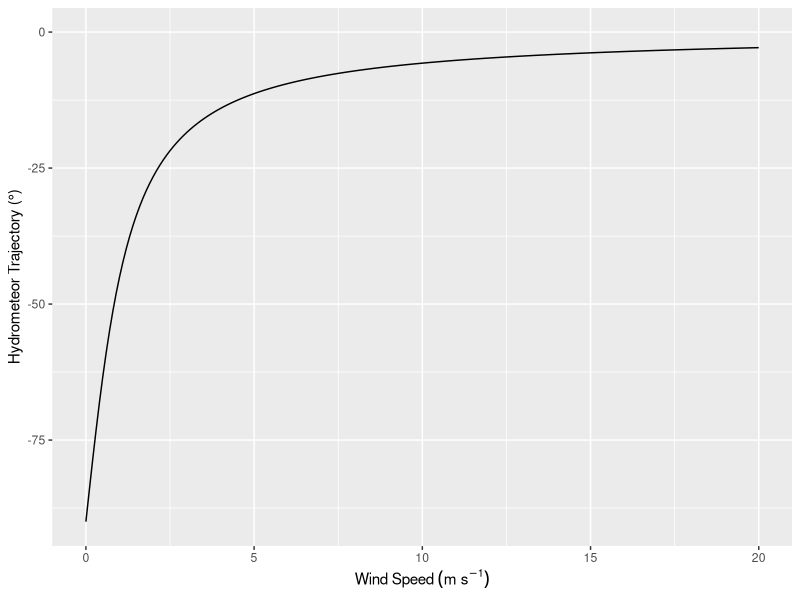
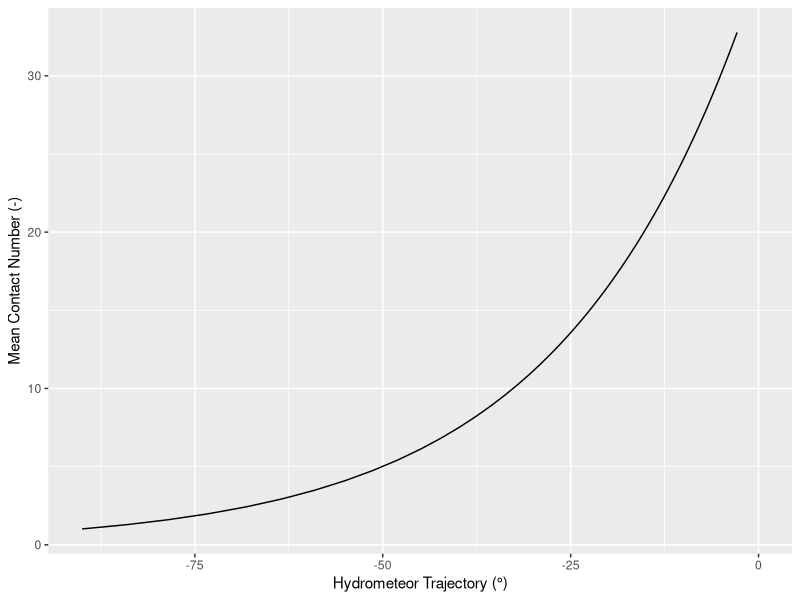
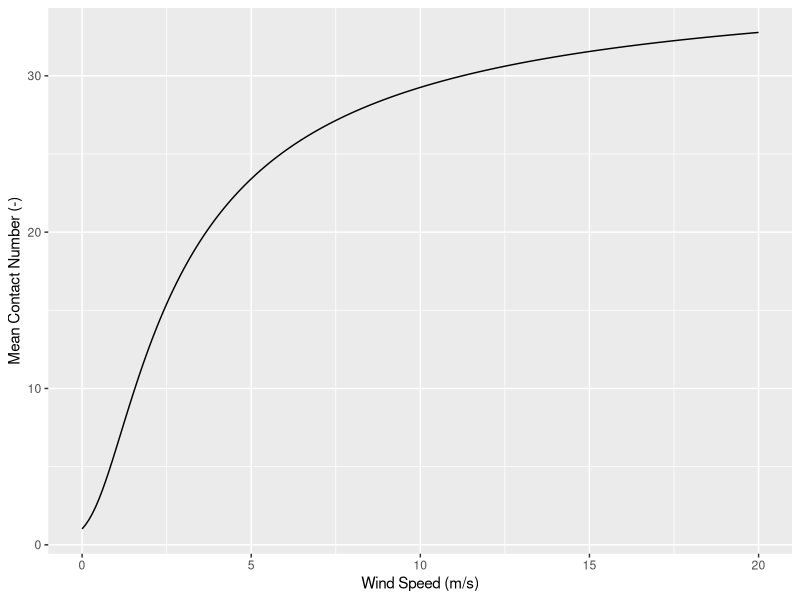
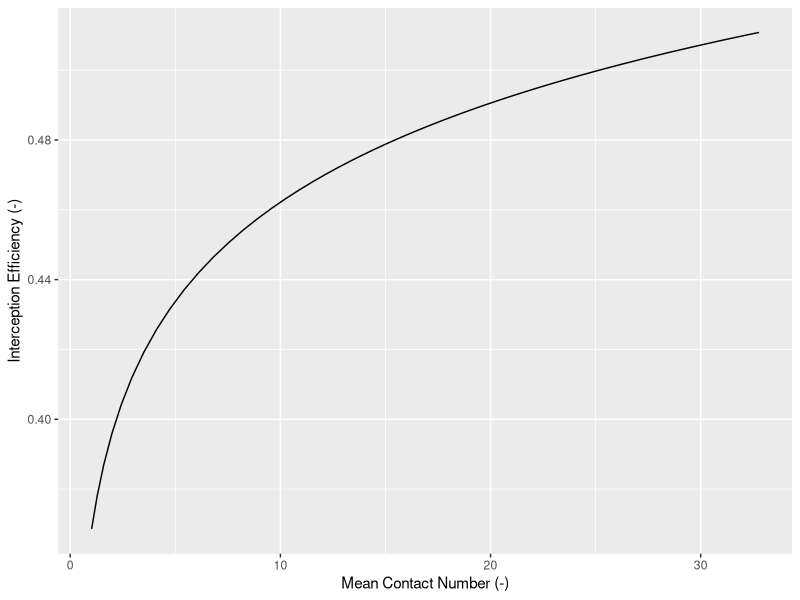
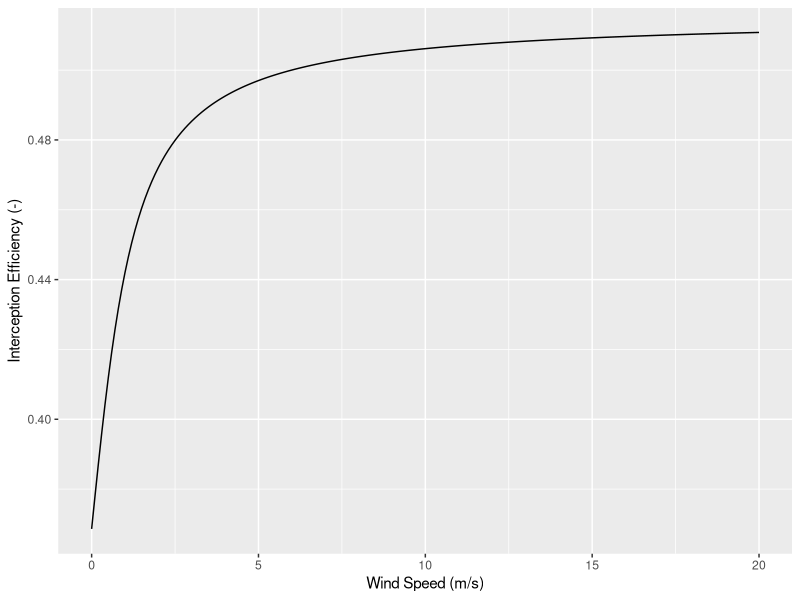
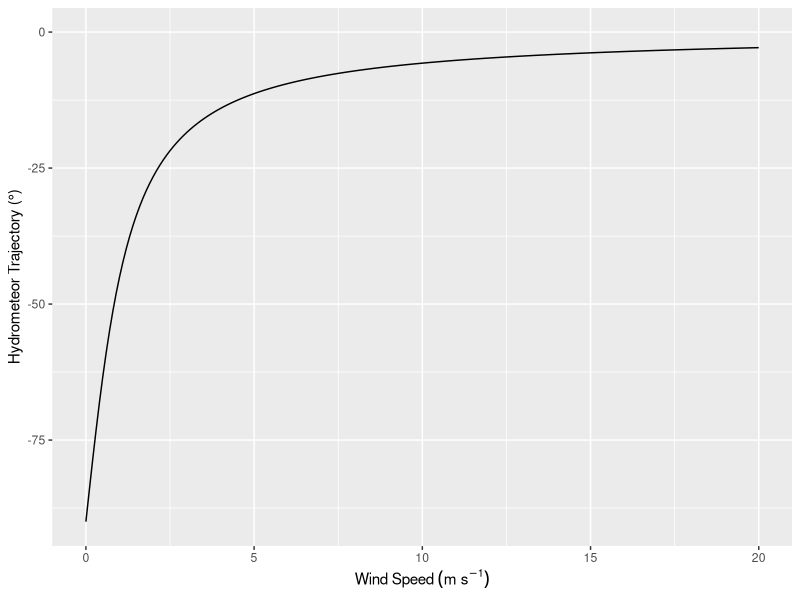
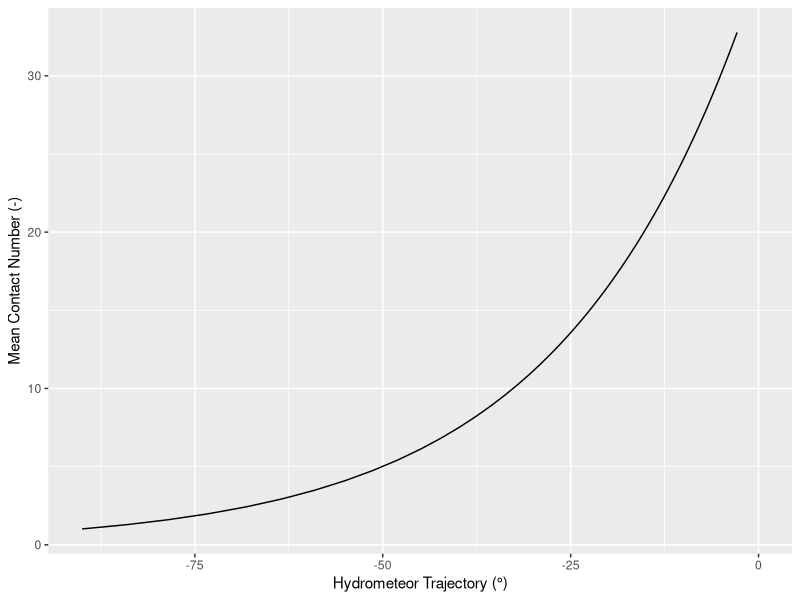
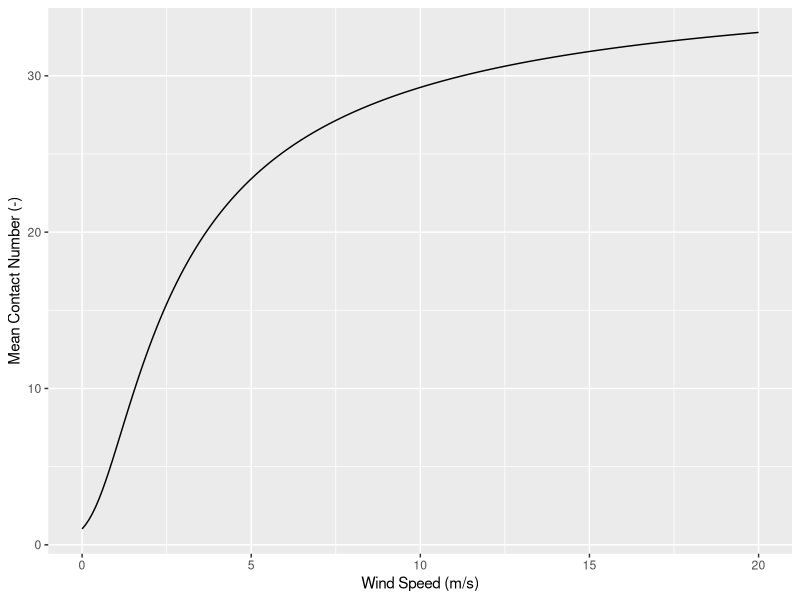

Reproduce these figures in R, in order.
library(tidyverse)

mcn_lab <- 'Mean Contact Number (-)'
ws_lab <- 'Wind Speed (m/s)'
traj_lab <- 'Hydrometeor Trajectory (°)'
ip_lab <- 'Interception Efficiency (-)'

# returns I/P given calibrated parameters
mcn_to_ip <- function(mcn, j, k){
  ip <- k * log(mcn) + j
  return(ip)
}

traj_angle_to_mcn <- function(traj_angle, a, b){
  zenith_angle <- traj_angle + 90
  mcn <- a * exp(b*zenith_angle)
  return(mcn)
}

# returns angle in degrees from horizontal plane
traj_angle_deg <- function(wind_speed, velocity){
  slope <- -velocity/wind_speed
  angle_deg <- atan(slope) * 180 / pi

  return(angle_deg)
}

wind_speed <- seq(0,20, 0.1)
hm_velocity <- 1
# coefs below are from lidar-processing/voxrs/scripts/03
a <- 1.01824 # cal across all plots
b <- 0.03984 # cal across all plots
k <- 0.04096 # cal on PWL SW
j <- 0.36786 # cal on PWL SW

# Plot wind vs trajectory angle

traj_angle_deg_vect <- traj_angle_deg(wind_speed, hm_velocity)

ggplot(data.frame(wind_speed, traj_angle_deg_vect), aes(wind_speed, traj_angle_deg_vect)) +
  geom_line() +
  ylab(traj_lab) +
  xlab(expression(Wind~Speed~(m~s^{-1}))) +
  ylim(c(-90, 0))

ggsave('figs/examples/wind_speed_vs_traj_angle.png', device = png,
      width = 3, height = 3)

# Plot trajectory angle vs mean contact number

mcn_df <- data.frame(
  wind_speed,
  traj_angle_deg_vect,
  mcn = traj_angle_to_mcn(traj_angle_deg_vect, a, b)
)

ggplot(mcn_df,
       aes(traj_angle_deg_vect, mcn)) +
  geom_line() +
  ylab(mcn_lab) +
  xlab(traj_lab) +
  xlim(c(-90, 0))

ggsave(paste0('figs/examples/traj_angle_vs_contact_number.png'), device = png,
       width = 6, height = 5)

ggplot(mcn_df,
       aes(wind_speed, mcn)) +
  geom_line() +
  ylab(mcn_lab) +
  xlab(ws_lab)

ggsave(paste0('figs/examples/wind_speed_vs_contact_number.png'), device = png,
       width = 6, height = 5)

# Plot I/P vs wind

ip_df <- mcn_df |>
  mutate(`I/P` = mcn_to_ip(mcn, j, k))

ggplot(ip_df, aes(mcn, `I/P`)) +
  geom_line()  +
  ylab(ip_lab) +
  xlab(mcn_lab)

ggsave(paste0('figs/examples/contact_number_vs_ip.png'), device = png,
       width = 6, height = 5)

ggplot(ip_df, aes(wind_speed, `I/P`)) +
  geom_line()+
  ylab(ip_lab) +
  xlab(ws_lab)

ggsave(paste0('figs/examples/wind_speed_vs_ip.png'), device = png,
       width = 6, height = 5)
